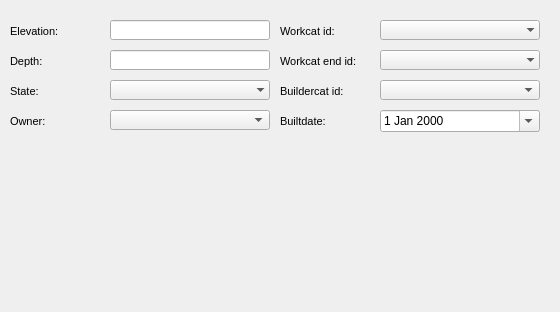
     <widget class="QWidget" name="page">
      <property name="geometry">
       <rect>
        <x>0</x>
        <y>0</y>
        <width>560</width>
        <height>312</height>
       </rect>
      </property>
      <attribute name="label">
       <string>Basic information</string>
      </attribute>
      <widget class="QComboBox" name="hydrant_state">
       <property name="geometry">
        <rect>
         <x>110</x>
         <y>80</y>
         <width>160</width>
         <height>20</height>
        </rect>
       </property>
       <property name="autoFillBackground">
        <bool>true</bool>
       </property>
       <property name="maxVisibleItems">
        <number>8</number>
       </property>
       <property name="frame">
        <bool>false</bool>
       </property>
      </widget>
      <widget class="QLineEdit" name="hydrant_depth">
       <property name="geometry">
        <rect>
         <x>110</x>
         <y>50</y>
         <width>160</width>
         <height>20</height>
        </rect>
       </property>
       <property name="frame">
        <bool>true</bool>
       </property>
      </widget>
      <widget class="QLabel" name="label_hydrant_state">
       <property name="geometry">
        <rect>
         <x>10</x>
         <y>80</y>
         <width>90</width>
         <height>22</height>
        </rect>
       </property>
       <property name="font">
        <font>
         <pointsize>8</pointsize>
        </font>
       </property>
       <property name="frameShape">
        <enum>QFrame::NoFrame</enum>
       </property>
       <property name="frameShadow">
        <enum>QFrame::Plain</enum>
       </property>
       <property name="text">
        <string>State:</string>
       </property>
       <property name="textFormat">
        <enum>Qt::AutoText</enum>
       </property>
       <property name="scaledContents">
        <bool>false</bool>
       </property>
       <property name="alignment">
        <set>Qt::AlignLeading|Qt::AlignLeft|Qt::AlignVCenter</set>
       </property>
       <property name="margin">
        <number>3</number>
       </property>
      </widget>
      <widget class="QLabel" name="label_hydrant_depth">
       <property name="geometry">
        <rect>
         <x>10</x>
         <y>50</y>
         <width>90</width>
         <height>22</height>
        </rect>
       </property>
       <property name="font">
        <font>
         <pointsize>8</pointsize>
        </font>
       </property>
       <property name="frameShape">
        <enum>QFrame::NoFrame</enum>
       </property>
       <property name="frameShadow">
        <enum>QFrame::Plain</enum>
       </property>
       <property name="text">
        <string>Depth:</string>
       </property>
       <property name="textFormat">
        <enum>Qt::AutoText</enum>
       </property>
       <property name="scaledContents">
        <bool>false</bool>
       </property>
       <property name="alignment">
        <set>Qt::AlignLeading|Qt::AlignLeft|Qt::AlignVCenter</set>
       </property>
       <property name="margin">
        <number>3</number>
       </property>
      </widget>
      <widget class="QLabel" name="label_hydrant_elevation">
       <property name="geometry">
        <rect>
         <x>10</x>
         <y>20</y>
         <width>90</width>
         <height>22</height>
        </rect>
       </property>
       <property name="font">
        <font>
         <pointsize>8</pointsize>
        </font>
       </property>
       <property name="frameShape">
        <enum>QFrame::NoFrame</enum>
       </property>
       <property name="frameShadow">
        <enum>QFrame::Plain</enum>
       </property>
       <property name="text">
        <string>Elevation:</string>
       </property>
       <property name="textFormat">
        <enum>Qt::AutoText</enum>
       </property>
       <property name="scaledContents">
        <bool>false</bool>
       </property>
       <property name="alignment">
        <set>Qt::AlignLeading|Qt::AlignLeft|Qt::AlignVCenter</set>
       </property>
       <property name="margin">
        <number>3</number>
       </property>
      </widget>
      <widget class="QLineEdit" name="hydrant_elevation">
       <property name="geometry">
        <rect>
         <x>110</x>
         <y>20</y>
         <width>160</width>
         <height>20</height>
        </rect>
       </property>
       <property name="inputMask">
        <string/>
       </property>
       <property name="frame">
        <bool>true</bool>
       </property>
      </widget>
      <widget class="QComboBox" name="hydrant_workcat_id_end">
       <property name="geometry">
        <rect>
         <x>380</x>
         <y>50</y>
         <width>160</width>
         <height>20</height>
        </rect>
       </property>
       <property name="autoFillBackground">
        <bool>true</bool>
       </property>
       <property name="maxVisibleItems">
        <number>8</number>
       </property>
       <property name="frame">
        <bool>false</bool>
       </property>
      </widget>
      <widget class="QComboBox" name="hydrant_buildercat_id">
       <property name="geometry">
        <rect>
         <x>380</x>
         <y>80</y>
         <width>160</width>
         <height>20</height>
        </rect>
       </property>
      </widget>
      <widget class="QLabel" name="label_hydrant_buildercat_id">
       <property name="geometry">
        <rect>
         <x>280</x>
         <y>80</y>
         <width>101</width>
         <height>22</height>
        </rect>
       </property>
       <property name="font">
        <font>
         <pointsize>8</pointsize>
        </font>
       </property>
       <property name="frameShape">
        <enum>QFrame::NoFrame</enum>
       </property>
       <property name="frameShadow">
        <enum>QFrame::Plain</enum>
       </property>
       <property name="text">
        <string>Buildercat id:</string>
       </property>
       <property name="textFormat">
        <enum>Qt::AutoText</enum>
       </property>
       <property name="scaledContents">
        <bool>false</bool>
       </property>
       <property name="alignment">
        <set>Qt::AlignLeading|Qt::AlignLeft|Qt::AlignVCenter</set>
       </property>
       <property name="margin">
        <number>3</number>
       </property>
      </widget>
      <widget class="QDateEdit" name="hydrant_builtdate">
       <property name="geometry">
        <rect>
         <x>380</x>
         <y>110</y>
         <width>160</width>
         <height>22</height>
        </rect>
       </property>
       <property name="calendarPopup">
        <bool>true</bool>
       </property>
      </widget>
      <widget class="QLabel" name="label_hydrant_workcat_id_end">
       <property name="geometry">
        <rect>
         <x>280</x>
         <y>50</y>
         <width>101</width>
         <height>22</height>
        </rect>
       </property>
       <property name="font">
        <font>
         <pointsize>8</pointsize>
        </font>
       </property>
       <property name="frameShape">
        <enum>QFrame::NoFrame</enum>
       </property>
       <property name="frameShadow">
        <enum>QFrame::Plain</enum>
       </property>
       <property name="text">
        <string>Workcat end id:</string>
       </property>
       <property name="textFormat">
        <enum>Qt::AutoText</enum>
       </property>
       <property name="scaledContents">
        <bool>false</bool>
       </property>
       <property name="alignment">
        <set>Qt::AlignLeading|Qt::AlignLeft|Qt::AlignVCenter</set>
       </property>
       <property name="margin">
        <number>3</number>
       </property>
      </widget>
      <widget class="QLabel" name="label_hydrant_builtdate">
       <property name="geometry">
        <rect>
         <x>280</x>
         <y>110</y>
         <width>101</width>
         <height>22</height>
        </rect>
       </property>
       <property name="font">
        <font>
         <pointsize>8</pointsize>
        </font>
       </property>
       <property name="frameShape">
        <enum>QFrame::NoFrame</enum>
       </property>
       <property name="frameShadow">
        <enum>QFrame::Plain</enum>
       </property>
       <property name="text">
        <string>Builtdate:</string>
       </property>
       <property name="textFormat">
        <enum>Qt::AutoText</enum>
       </property>
       <property name="scaledContents">
        <bool>false</bool>
       </property>
       <property name="alignment">
        <set>Qt::AlignLeading|Qt::AlignLeft|Qt::AlignVCenter</set>
       </property>
       <property name="margin">
        <number>3</number>
       </property>
      </widget>
      <widget class="QComboBox" name="hydrant_workcat_id">
       <property name="geometry">
        <rect>
         <x>380</x>
         <y>20</y>
         <width>160</width>
         <height>20</height>
        </rect>
       </property>
       <property name="autoFillBackground">
        <bool>true</bool>
       </property>
       <property name="maxVisibleItems">
        <number>8</number>
       </property>
       <property name="frame">
        <bool>false</bool>
       </property>
      </widget>
      <widget class="QLabel" name="label_hydrant_workcat_id">
       <property name="geometry">
        <rect>
         <x>280</x>
         <y>20</y>
         <width>90</width>
         <height>22</height>
        </rect>
       </property>
       <property name="font">
        <font>
         <pointsize>8</pointsize>
        </font>
       </property>
       <property name="frameShape">
        <enum>QFrame::NoFrame</enum>
       </property>
       <property name="frameShadow">
        <enum>QFrame::Plain</enum>
       </property>
       <property name="text">
        <string>Workcat id:</string>
       </property>
       <property name="textFormat">
        <enum>Qt::AutoText</enum>
       </property>
       <property name="scaledContents">
        <bool>false</bool>
       </property>
       <property name="alignment">
        <set>Qt::AlignLeading|Qt::AlignLeft|Qt::AlignVCenter</set>
       </property>
       <property name="margin">
        <number>3</number>
       </property>
      </widget>
      <widget class="QComboBox" name="hydrant_ownercat_id">
       <property name="geometry">
        <rect>
         <x>110</x>
         <y>110</y>
         <width>160</width>
         <height>20</height>
        </rect>
       </property>
      </widget>
      <widget class="QLabel" name="label_hydrant_owner">
       <property name="geometry">
        <rect>
         <x>10</x>
         <y>110</y>
         <width>90</width>
         <height>22</height>
        </rect>
       </property>
       <property name="font">
        <font>
         <pointsize>8</pointsize>
        </font>
       </property>
       <property name="frameShape">
        <enum>QFrame::NoFrame</enum>
       </property>
       <property name="frameShadow">
        <enum>QFrame::Plain</enum>
       </property>
       <property name="text">
        <string>Owner:</string>
       </property>
       <property name="textFormat">
        <enum>Qt::AutoText</enum>
       </property>
       <property name="scaledContents">
        <bool>false</bool>
       </property>
       <property name="alignment">
        <set>Qt::AlignLeading|Qt::AlignLeft|Qt::AlignVCenter</set>
       </property>
       <property name="margin">
        <number>3</number>
       </property>
      </widget>
     </widget>
